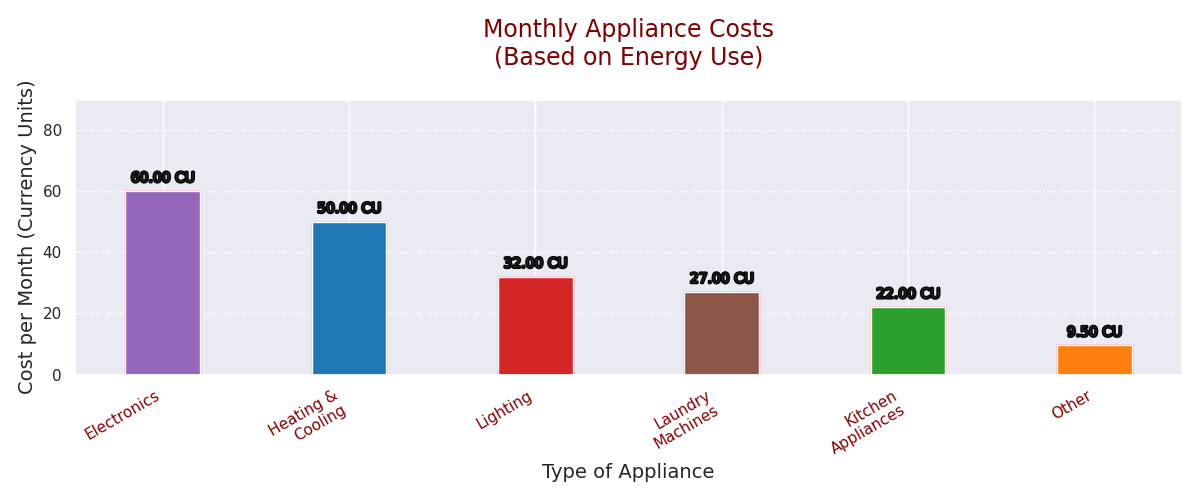

The script that drew this image:
import matplotlib.pyplot as plt
import numpy as np
from matplotlib import patheffects

appliance_types = ["Kitchen\nAppliances", "Heating &\nCooling", "Lighting", "Laundry\nMachines", "Electronics", "Other"]
energy_consumption = [100, 250, 200, 150, 400, 50]
variability = [10, 30, 25, 20, 50, 5]
cost_per_kwh = [0.22, 0.2, 0.16, 0.18, 0.15, 0.19]

sorted_indices = np.argsort(energy_consumption)[::-1]
appliance_types = [appliance_types[i] for i in sorted_indices]
energy_consumption = [energy_consumption[i] for i in sorted_indices]
variability = [variability[i] for i in sorted_indices]
cost_per_kwh = [cost_per_kwh[i] for i in sorted_indices]

benchmark = 200

# Shuffled colors
colors = ['#9467bd', '#1f77b4', '#d62728', '#8c564b', '#2ca02c', '#ff7f0e']

fig, ax = plt.subplots(figsize=(12, 7))
bar_positions = np.arange(len(appliance_types))
bars = ax.bar(bar_positions, energy_consumption, yerr=variability, capsize=7, color=colors, width=0.5,
              path_effects=[patheffects.withStroke(linewidth=3, foreground="yellow")])

for bar in bars:
    yval = bar.get_height()
    ax.text(bar.get_x() + bar.get_width() / 2, yval + 15, f'{yval} kWh', ha='center', va='bottom',
            fontsize=10, fontweight='normal', path_effects=[patheffects.withStroke(linewidth=2, foreground="black")])

ax.annotate('Peak Usage', xy=(0, 400), xytext=(1, 450),
            arrowprops=dict(facecolor='green', shrink=0.05), fontsize=12, color='blue')
ax.axhline(y=benchmark, color='purple', linestyle='-.', linewidth=2, label='Avg. Benchmark')

ax.set_title("Appliance Energy Use\nin Homes", fontsize=20, color='olive', pad=25)
ax.set_xlabel("Type of Appliance", fontsize=14)
ax.set_ylabel("Energy Consumption (kWh/month)", fontsize=13)
ax.set_xticks(bar_positions)
ax.set_xticklabels(appliance_types, fontsize=11, rotation=30, ha='right', color='navy')
ax.set_ylim(0, 500)
ax.yaxis.grid(True, linestyle=':', alpha=0.7)

ax.legend(loc='upper center')

plt.tight_layout()

monthly_costs = np.array(energy_consumption) * np.array(cost_per_kwh)
fig, ax2 = plt.subplots(figsize=(12, 5))
bars2 = ax2.bar(bar_positions, monthly_costs, color=colors, width=0.4,
                path_effects=[patheffects.withStroke(linewidth=2, foreground="pink")])

ax2.set_title("Monthly Appliance Costs\n(Based on Energy Use)", fontsize=17, color='maroon', pad=25)
ax2.set_xlabel("Type of Appliance", fontsize=14)
ax2.set_ylabel("Cost per Month (Currency Units)", fontsize=14)
ax2.set_xticks(bar_positions)
ax2.set_xticklabels(appliance_types, fontsize=11, rotation=30, ha='right', color='darkred')
ax2.set_ylim(0, 90)
ax2.yaxis.grid(True, linestyle='-.', alpha=0.8)

for bar in bars2:
    yval = bar.get_height()
    ax2.text(bar.get_x() + bar.get_width() / 2, yval + 2, f'{yval:.2f} CU', ha='center', va='bottom',
             fontsize=10, fontweight='normal', path_effects=[patheffects.withStroke(linewidth=2, foreground="black")])

plt.tight_layout()

plt.show()
